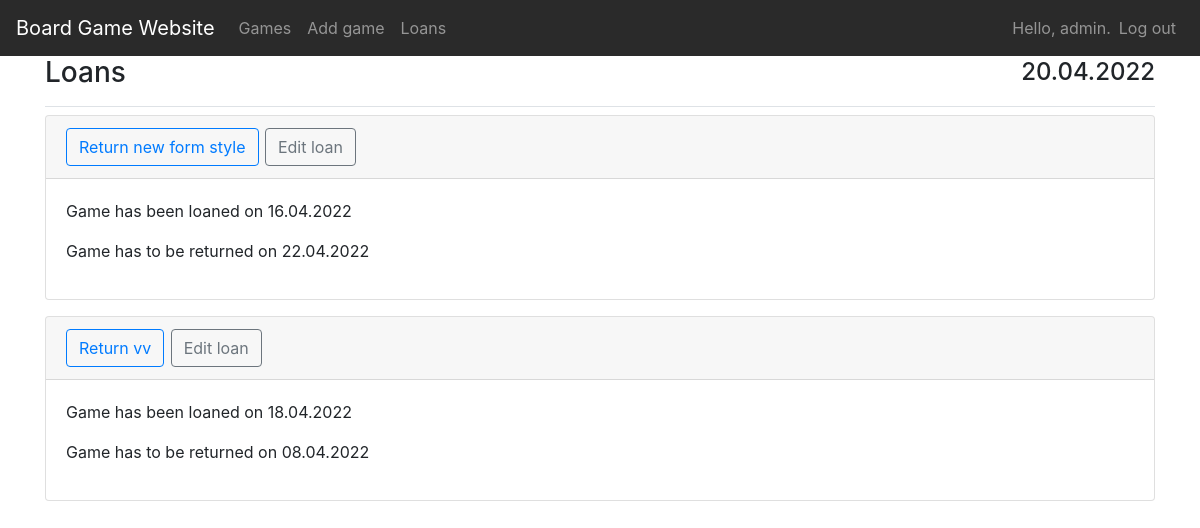
The app's page /loans/ (signed in) with its own data.
### board_games/models.py (models this page shows)
class GameLoan(models.Model):
    game = models.ForeignKey(BoardGame, on_delete=models.CASCADE)
    owner = models.ForeignKey(User, on_delete=models.CASCADE)
    date_loaned = models.DateTimeField(auto_now_add=True)
    return_date = models.DateTimeField()
    returned = models.BooleanField(default=False)

class BoardGame(models.Model):
    game = models.CharField(max_length=100)
    genre = models.CharField(max_length=200)
    year_published = models.IntegerField()
    description = models.CharField(max_length=500)
    owner = models.ForeignKey(User, on_delete=models.CASCADE)
    loaned = models.BooleanField(default=False)
    def __str__(self):
        return self.game

### board_games/views.py (the view)
# urls.py: path("loans/", views.loans, name="loans"),
@login_required
def loans(request):
    loans = GameLoan.objects.filter(returned=False).filter(owner=request.user)
    context = {"loans": loans}
    return render(request, "board_games/loans.html", context)

### board_games/templates/board_games/loans.html (shortened to what this page needs)
{% extends 'board_games/base.html' %}
{% block page_header %}
<div class="d-flex justify-content-between align-items-center">
    <h3>Loans</h3>
    <h4>{% now "d.m.Y" %}</h4>
</div>
{% endblock page_header %}
{% block content %}
    {% for loan in loans %}
    <div class="card mb-3">
        <h4 class="card-header">
            <small><a class="btn btn-outline-primary" href={% url 'board_games:return_game' loan.id %}>Return {{loan.game}}</a></small>
            <small><a class="btn btn-outline-secondary" href={% url 'board_games:edit_loan' loan.id %}>Edit loan</a></small>
        </h4>
        <div class="card-body">
        <p> Game has been loaned on {{ loan.date_loaned|date:'d.m.Y' }}</p>
        <p> Game has to be returned on {{ loan.return_date|date:'d.m.Y' }}</p>
        </div>
    </div>
    {% empty %}
    <div>No loans</div>
    {% endfor %}
{% endblock content %}

### board_games/templates/board_games/base.html (shortened to what this page needs)
{% load bootstrap4 %}
<!DOCTYPE html>
<html lang="en">
<head>
  {% bootstrap_css %}
</head>
<body>
  <nav class="navbar navbar-expand-md navbar-dark" style="background-color: #2a2a2a;">
    <a class="navbar-brand" href="{% url 'board_games:index'%}">
      Board Game Website</a>
    <div class="collapse navbar-collapse" id="navbarCollapse">
      <ul class="navbar-nav mr-auto">
        <li class="nav-item">
          <a class="nav-link" href="{% url 'board_games:games'%}">
            Games</a>
        </li>
        <li class="nav-item">
          <a class="nav-link" href="{% url 'board_games:add_game'%}">
            Add game</a>
        </li>
        <li class="nav-item">
          <a class="nav-link" href="{% url 'board_games:loans'%}">
            Loans</a>
        </li>
      </ul>
      <ul class="navbar-nav ml-auto">
        {% if user.is_authenticated %}
        <li class="nav-item">
          <span class="navbar-text">Hello, {{ user.username }}.</span>
        </li>
        <li class="nav-item">
          <a class="nav-link" href="{% url 'users:log_out' %}">Log out</a>
        </li>
        {% else %}
        <li class="nav-item">
          <a class="nav-link" href="{% url 'users:register' %}">Register</a>
        </li>
        <li class="nav-item">
          <a class="nav-link" href="{% url 'users:login' %}">Log in</a></li>
        {% endif %}
      </ul>
    </div>
  </nav>
  <main role="main" class="container">
    <div class="pb-2 mb-2 border-bottom">
      {% block page_header %}{% endblock page_header %}
    </div>
    <div>
      {% block content %}{% endblock content %}
    </div>
  </main>
</body>
</html>

### records on screen
GameLoan: game "new form style", date_loaned "16.04.2022", return_date "22.04.2022"
GameLoan: game "vv", date_loaned "18.04.2022", return_date "08.04.2022"

### other values on screen
{{ user.username }} "admin"
